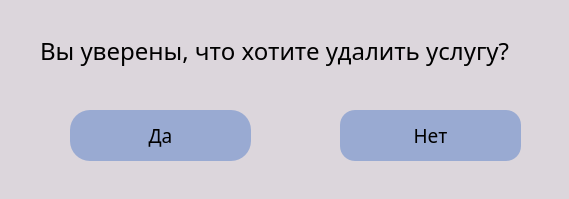
<?xml version="1.0" encoding="UTF-8"?>
<ui version="4.0">
 <class>Dialog</class>
 <widget class="QDialog" name="Dialog">
  <property name="geometry">
   <rect>
    <x>0</x>
    <y>0</y>
    <width>569</width>
    <height>199</height>
   </rect>
  </property>
  <property name="windowTitle">
   <string>Dialog</string>
  </property>
  <property name="styleSheet">
   <string notr="true">background-color: #DCD6DC;
</string>
  </property>
  <widget class="QLabel" name="label">
   <property name="geometry">
    <rect>
     <x>40</x>
     <y>30</y>
     <width>511</width>
     <height>41</height>
    </rect>
   </property>
   <property name="font">
    <font>
     <family>News Cycle</family>
     <pointsize>18</pointsize>
    </font>
   </property>
   <property name="text">
    <string>Вы уверены, что хотите удалить услугу?</string>
   </property>
  </widget>
  <widget class="QPushButton" name="yesBtn">
   <property name="geometry">
    <rect>
     <x>70</x>
     <y>110</y>
     <width>181</width>
     <height>51</height>
    </rect>
   </property>
   <property name="font">
    <font>
     <family>News Cycle</family>
     <pointsize>14</pointsize>
    </font>
   </property>
   <property name="styleSheet">
    <string notr="true">QPushButton{
border-radius: 20px;
background-color: #99AAD2;
}</string>
   </property>
   <property name="text">
    <string>Да</string>
   </property>
  </widget>
  <widget class="QPushButton" name="noBtn">
   <property name="geometry">
    <rect>
     <x>340</x>
     <y>110</y>
     <width>181</width>
     <height>51</height>
    </rect>
   </property>
   <property name="font">
    <font>
     <family>News Cycle</family>
     <pointsize>14</pointsize>
    </font>
   </property>
   <property name="styleSheet">
    <string notr="true">QPushButton{
border-radius: 15px;
background-color: #99AAD2;
}</string>
   </property>
   <property name="text">
    <string>Нет</string>
   </property>
  </widget>
 </widget>
 <resources/>
 <connections/>
</ui>
